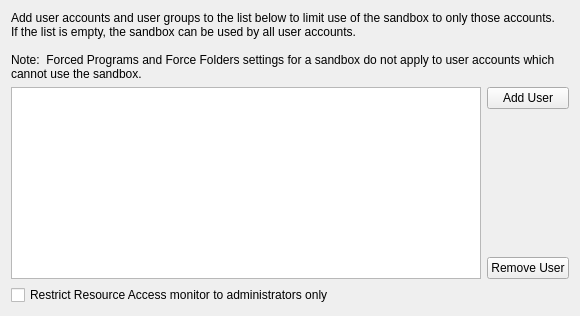
             <widget class="QWidget" name="tabUserRestrictions">
              <property name="font">
               <font>
                <weight>50</weight>
                <bold>false</bold>
                <kerning>true</kerning>
               </font>
              </property>
              <attribute name="title">
               <string>Users</string>
              </attribute>
              <layout class="QGridLayout" name="gridLayout_25">
               <item row="4" column="0">
                <widget class="QCheckBox" name="chkMonitorAdminOnly">
                 <property name="text">
                  <string>Restrict Resource Access monitor to administrators only</string>
                 </property>
                </widget>
               </item>
               <item row="1" column="1">
                <widget class="QPushButton" name="btnAddUser">
                 <property name="text">
                  <string>Add User</string>
                 </property>
                </widget>
               </item>
               <item row="2" column="1">
                <spacer name="verticalSpacer_14">
                 <property name="orientation">
                  <enum>Qt::Vertical</enum>
                 </property>
                 <property name="sizeHint" stdset="0">
                  <size>
                   <width>20</width>
                   <height>40</height>
                  </size>
                 </property>
                </spacer>
               </item>
               <item row="1" column="0" rowspan="3">
                <widget class="QListWidget" name="lstUsers"/>
               </item>
               <item row="3" column="1">
                <widget class="QPushButton" name="btnDelUser">
                 <property name="text">
                  <string>Remove User</string>
                 </property>
                </widget>
               </item>
               <item row="0" column="0" colspan="2">
                <widget class="QLabel" name="label_23">
                 <property name="text">
                  <string>Add user accounts and user groups to the list below to limit use of the sandbox to only those accounts.  If the list is empty, the sandbox can be used by all user accounts.

Note:  Forced Programs and Force Folders settings for a sandbox do not apply to user accounts which cannot use the sandbox.</string>
                 </property>
                 <property name="wordWrap">
                  <bool>true</bool>
                 </property>
                </widget>
               </item>
              </layout>
             </widget>
